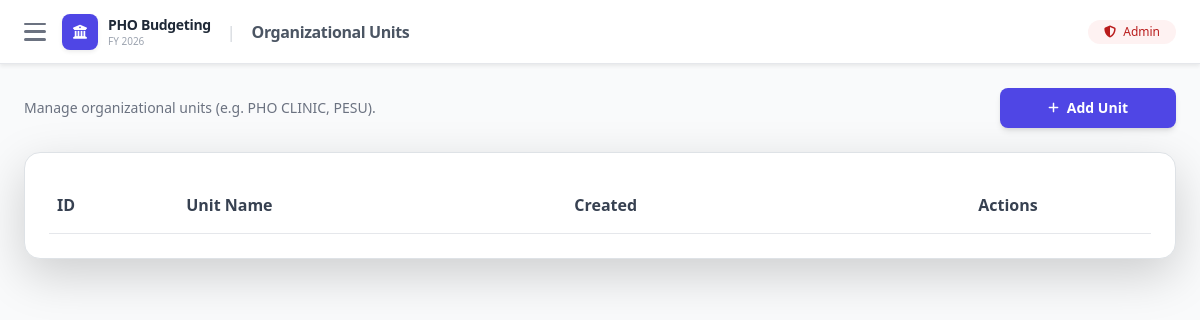
The page /master/units.php on the database as committed earlier.
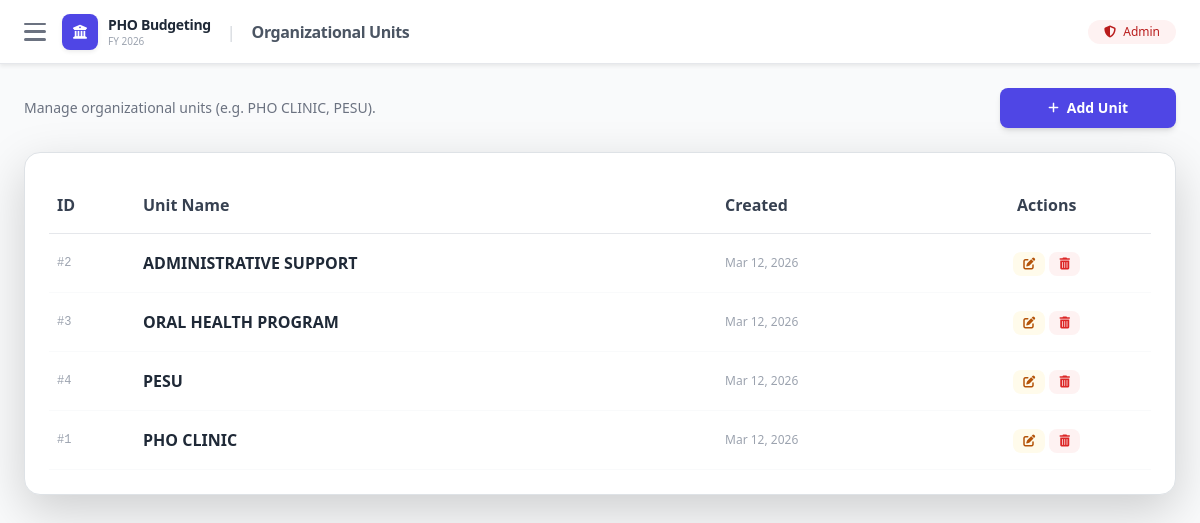
The same page on the database as committed later.
### tables this page shows
CREATE TABLE `tbl_units` (
  `id`        INT UNSIGNED NOT NULL AUTO_INCREMENT,
  `unit_name` VARCHAR(255) NOT NULL,
  `created_at` DATETIME    NOT NULL DEFAULT CURRENT_TIMESTAMP,
  `updated_at` DATETIME    NOT NULL DEFAULT CURRENT_TIMESTAMP ON UPDATE CURRENT_TIMESTAMP,
  PRIMARY KEY (`id`),
  UNIQUE KEY `uq_unit_name` (`unit_name`)
);

### config.php (called while the page is built, shortened)
<?php
function getConnection(): PDO
{
    static $pdo = null;
    if ($pdo === null) {
        $dsn = "mysql:host=" . DB_HOST . ";dbname=" . DB_NAME . ";charset=" . DB_CHARSET;
        $pdo = new PDO($dsn, DB_USER, DB_PASS, [
            PDO::ATTR_ERRMODE            => PDO::ERRMODE_EXCEPTION,
            PDO::ATTR_DEFAULT_FETCH_MODE => PDO::FETCH_ASSOC,
            PDO::ATTR_EMULATE_PREPARES   => false,
        ]);
    }
    return $pdo;
}
function e(?string $v): string
{
    return htmlspecialchars($v ?? '', ENT_QUOTES, 'UTF-8');
}

### master/units.php (the view, shortened to what this page needs)
<?php
require_once __DIR__ . '/../config.php';
try { $rows = getConnection()->query("SELECT * FROM tbl_units ORDER BY unit_name")->fetchAll(); } catch (PDOException $e) { $rows = []; }
require_once __DIR__ . '/../includes/header.php';
?>
<div class="flex flex-col sm:flex-row sm:items-center sm:justify-between gap-4 mb-6">
    <p class="text-sm text-gray-500">Manage organizational units (e.g. PHO CLINIC, PESU).</p>
    <button onclick="openModal()" class="inline-flex items-center gap-2 px-5 py-2.5 rounded-lg bg-brand-600 text-white text-sm font-semibold hover:bg-brand-700 transition shadow-md whitespace-nowrap">
        <i class="fa-solid fa-plus text-xs"></i> Add Unit
    </button>
</div>
<div class="bg-white rounded-2xl shadow-lg border border-gray-100 overflow-hidden">
    <div class="px-6 py-6 overflow-x-auto">
        <table id="dataTable" class="w-full text-left">
            <thead>
                <tr class="border-b border-gray-200">
                    <th class="py-3 px-2">ID</th>
                    <th class="py-3 px-2">Unit Name</th>
                    <th class="py-3 px-2">Created</th>
                    <th class="py-3 px-2 text-center">Actions</th>
                </tr>
            </thead>
            <tbody>
                <?php foreach ($rows as $r): ?>
                <tr class="border-b border-gray-50">
                    <td class="py-3 px-2 font-mono text-xs text-gray-400">#<?= (int)$r['id'] ?></td>
                    <td class="py-3 px-2 font-semibold text-gray-800"><?= e($r['unit_name']) ?></td>
                    <td class="py-3 px-2 text-xs text-gray-400"><?= date('M j, Y', strtotime($r['created_at'])) ?></td>
                    <td class="py-3 px-2 text-center whitespace-nowrap">
                        <button onclick='openModal(<?= json_encode($r) ?>)' class="inline-flex items-center gap-1 px-2.5 py-1.5 rounded-lg bg-amber-50 text-amber-700 text-xs font-medium hover:bg-amber-100 transition"><i class="fa-solid fa-pen-to-square"></i></button>
                        <button onclick="deleteRow(<?= (int)$r['id'] ?>)" class="inline-flex items-center gap-1 px-2.5 py-1.5 rounded-lg bg-red-50 text-red-600 text-xs font-medium hover:bg-red-100 transition"><i class="fa-solid fa-trash-can"></i></button>
                    </td>
                </tr>
                <?php endforeach; ?>
            </tbody>
        </table>
    </div>
</div>
<?php require_once __DIR__ . '/../includes/footer.php'; ?>

Rows that differ between the two databases and show on the page:
added tbl_units: id "2", unit_name "ADMINISTRATIVE SUPPORT", created_at "Mar 12, 2026"
added tbl_units: id "3", unit_name "ORAL HEALTH PROGRAM", created_at "Mar 12, 2026"
added tbl_units: id "4", unit_name "PESU", created_at "Mar 12, 2026"
added tbl_units: id "1", unit_name "PHO CLINIC", created_at "Mar 12, 2026"
